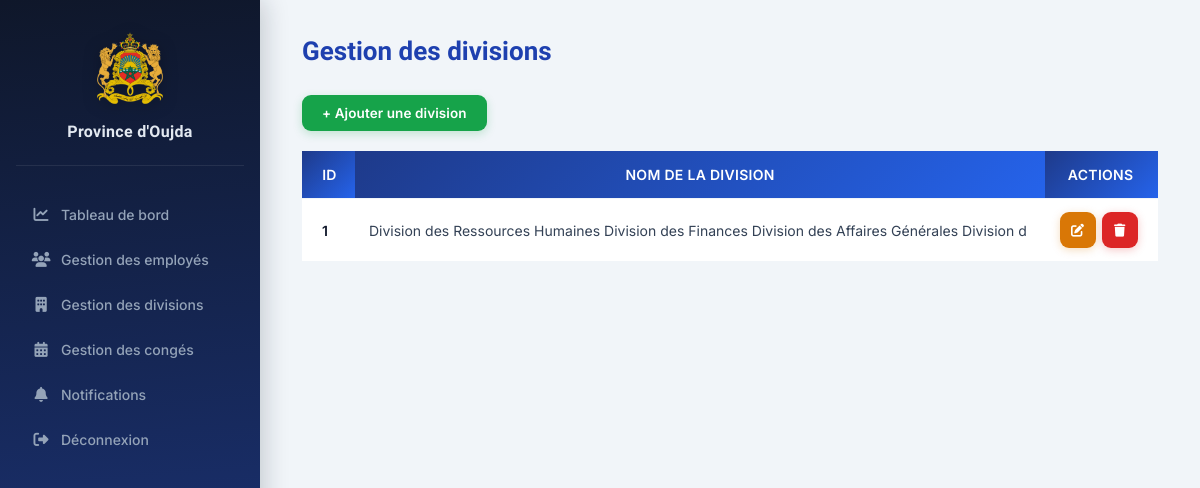
The page /admin/dashboard.php?page=divisions (signed in) on the database its author committed.
### tables this page shows
CREATE TABLE `divisions` (
  `id` int(11) NOT NULL,
  `nom_division` varchar(100) NOT NULL
);

### config/auth.php (called while the page is built, shortened)
<?php
function e($value): string
{
    return htmlspecialchars((string) $value, ENT_QUOTES, 'UTF-8');
}
?>

### admin/divisions.php (the view, shortened to what this page needs)
<?php
require_once "../config/auth.php";
require_once "../config/database.php";
$sql = "SELECT * FROM divisions ORDER BY id DESC";
$stmt = $pdo->query($sql);
?>
<h1>Gestion des divisions</h1>
<a href="dashboard.php?page=ajouter_division" class="btn-ajouter">
    + Ajouter une division
</a>
<br><br>
<table>
    <tr>
        <th>ID</th>
        <th>Nom de la division</th>
        <th>Actions</th>
    </tr>
    <?php while ($division = $stmt->fetch()) { ?>
        <tr>
            <td><?= $division['id']; ?></td>
            <td><?= e($division['nom_division']); ?></td>
            <td class="actions">
    <a class="btn-icon btn-modifier"
       href="dashboard.php?page=modifier_division&id=<?= $division['id']; ?>"
       title="Modifier">
        <i class="fa-solid fa-pen-to-square"></i>
    </a>
    <a class="btn-icon btn-supprimer"
       href="supprimer_division.php?id=<?= $division['id']; ?>"
       onclick="return confirm('Voulez-vous vraiment supprimer cette division ?')"
       title="Supprimer">
        <i class="fa-solid fa-trash"></i>
    </a>
</td>
        </tr>
    <?php } ?>
</table>

### assets/css/dashboard.css (style rules this page uses)
*, *::before, *::after { box-sizing: border-box; }
html { scroll-behavior: smooth; }
body { margin: 0; padding: 0; font-family: 'Inter', system-ui, sans-serif; background: #f1f5f9; color: #1e293b; -webkit-font-smoothing: antialiased; -moz-osx-font-smoothing: grayscale; }
.main-content h1 { color: #0f172a; margin: 0 0 6px; font-family: 'Sora', sans-serif; font-size: 26px; font-weight: 700; line-height: 1.2; }
h1 { color: #0f172a; font-family: 'Sora', sans-serif; }
table { width: 100%; border-collapse: collapse; font-size: 14px; }
tbody tr { border-bottom: 1px solid #f1f5f9; transition: background 0.15s ease; }
tbody tr:last-child { border-bottom: none; }
tbody td { padding: 13px 14px; color: #334155; vertical-align: middle; }

### assets/css/table.css (style rules this page uses)
table { width: 100%; border-collapse: collapse; border-spacing: 0; font-size: 14px; }
th { padding: 13px 16px; text-align: left; font-family: 'Inter', sans-serif; font-size: 11px; font-weight: 700; text-transform: uppercase; letter-spacing: 0.65px; color: #94a3b8; white-space: nowrap; border-bottom: 1px solid rgba(255,255,255,0.05); }
th:first-child { padding-left: 20px; }
th:last-child { padding-right: 20px; text-align: center; }
td { padding: 13px 16px; text-align: left; border-bottom: 1px solid #f1f5f9; color: #334155; font-size: 14px; vertical-align: middle; background: white; transition: background 0.15s ease; }
td:first-child { padding-left: 20px; }
td:last-child { padding-right: 20px; text-align: center; }
tbody tr:nth-child(even) td { background: #f8fafc; }
tbody tr:last-child td { border-bottom: none; }
td:first-child { font-weight: 600; color: #0f172a; }
.btn-ajouter, .btn-rechercher, .btn-modifier, .btn-supprimer, .btn-valider, .btn-refuser { display: inline-flex; align-items: center; justify-content: center; gap: 7px; border: none; border-radius: 9px; color: white; text-decoration: none; font-family: 'Inter', sans-serif; font-size: 13.5px; font-weight: 600; cursor: pointer; transition: transform 0.18s ease, box-shadow 0.18s ease, filter 0.18s ease; letter-spacing: 0.1px; }
.btn-ajouter i, .btn-rechercher i, .btn-modifier i, .btn-supprimer i, .btn-valider i, .btn-refuser i { font-size: 13px; }
.btn-ajouter { padding: 10px 20px; background: #16a34a; box-shadow: 0 3px 10px rgba(22, 163, 74, 0.22); }
.btn-modifier { padding: 9px 15px; background: #d97706; box-shadow: 0 3px 8px rgba(217, 119, 6, 0.22); }
.btn-supprimer { padding: 9px 15px; background: #dc2626; box-shadow: 0 3px 8px rgba(220, 38, 38, 0.22); }
.btn-icon { width: 36px; height: 36px; display: inline-flex; align-items: center; justify-content: center; border: none; border-radius: 9px; color: white; text-decoration: none; font-size: 14px; cursor: pointer; transition: transform 0.18s ease, box-shadow 0.18s ease, filter 0.18s ease; flex-shrink: 0; }
.btn-icon i { margin: 0; pointer-events: none; }
.btn-modifier.btn-icon { padding: 0; background: #d97706; box-shadow: 0 2px 8px rgba(217, 119, 6, 0.25); }
.btn-supprimer.btn-icon { padding: 0; background: #dc2626; box-shadow: 0 2px 8px rgba(220, 38, 38, 0.25); }
.actions { display: flex; justify-content: center; align-items: center; gap: 6px; }
table th { background: linear-gradient(135deg, #1e3a8a, #2563eb); color: #ffffff; font-weight: 600; padding: 15px 18px; text-align: center; border: none; font-size: 14px; letter-spacing: 0.3px; }

### assets/css/form.css (style rules this page uses)
.main-content > h1 { margin-bottom: 28px; color: #1e40af; }
table tr:first-child th { background: linear-gradient(135deg, #1e3a8a, #2563eb); color: #fff; }
table tr:nth-child(even) td { background: #fff; }

### rows shown on the page
divisions: id "1", nom_division "Division des Ressources Humaines Division des Finances Division des Affaires Générales Division d"
